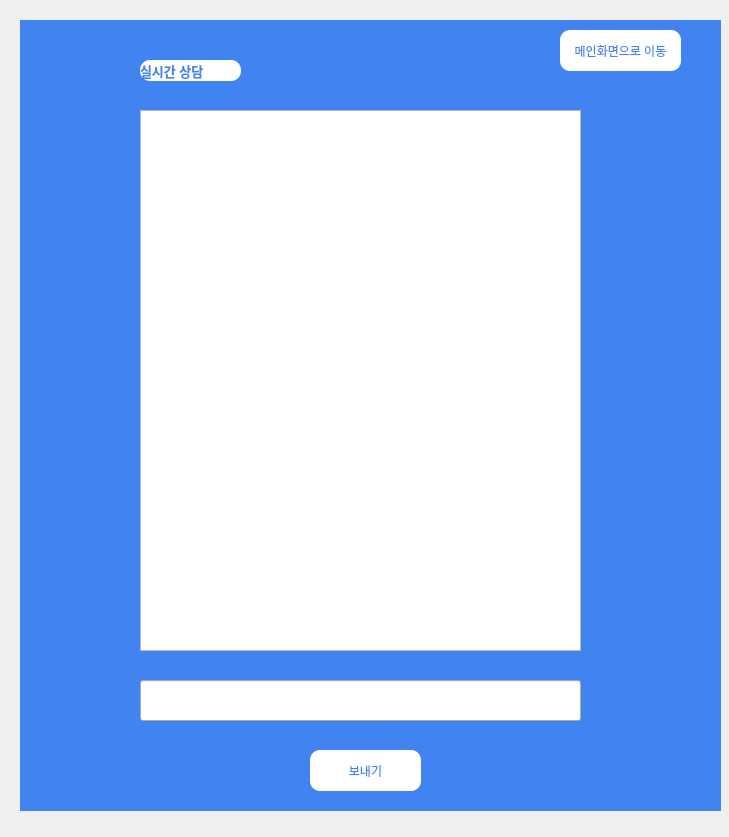
<?xml version="1.0" encoding="UTF-8"?>
<ui version="4.0">
 <class>Form</class>
 <widget class="QWidget" name="Form">
  <property name="geometry">
   <rect>
    <x>0</x>
    <y>0</y>
    <width>729</width>
    <height>837</height>
   </rect>
  </property>
  <property name="windowTitle">
   <string>Form</string>
  </property>
  <widget class="QStackedWidget" name="stackedWidget">
   <property name="geometry">
    <rect>
     <x>20</x>
     <y>20</y>
     <width>701</width>
     <height>791</height>
    </rect>
   </property>
   <property name="currentIndex">
    <number>5</number>
   </property>
   <widget class="QWidget" name="page">
    <widget class="QLabel" name="label">
     <property name="geometry">
      <rect>
       <x>160</x>
       <y>50</y>
       <width>371</width>
       <height>41</height>
      </rect>
     </property>
     <property name="text">
      <string>                                          회원가입</string>
     </property>
    </widget>
    <widget class="QLabel" name="label_2">
     <property name="geometry">
      <rect>
       <x>140</x>
       <y>210</y>
       <width>64</width>
       <height>15</height>
      </rect>
     </property>
     <property name="text">
      <string>ID</string>
     </property>
    </widget>
    <widget class="QLabel" name="label_3">
     <property name="geometry">
      <rect>
       <x>140</x>
       <y>300</y>
       <width>64</width>
       <height>15</height>
      </rect>
     </property>
     <property name="text">
      <string>PW</string>
     </property>
    </widget>
    <widget class="QLabel" name="label_4">
     <property name="geometry">
      <rect>
       <x>140</x>
       <y>380</y>
       <width>64</width>
       <height>15</height>
      </rect>
     </property>
     <property name="text">
      <string>PW look</string>
     </property>
    </widget>
    <widget class="QLineEdit" name="id_join">
     <property name="geometry">
      <rect>
       <x>310</x>
       <y>200</y>
       <width>201</width>
       <height>41</height>
      </rect>
     </property>
    </widget>
    <widget class="QLineEdit" name="ps_join">
     <property name="geometry">
      <rect>
       <x>310</x>
       <y>290</y>
       <width>201</width>
       <height>41</height>
      </rect>
     </property>
     <property name="echoMode">
      <enum>QLineEdit::Password</enum>
     </property>
    </widget>
    <widget class="QLineEdit" name="ps_look">
     <property name="geometry">
      <rect>
       <x>310</x>
       <y>370</y>
       <width>201</width>
       <height>41</height>
      </rect>
     </property>
     <property name="echoMode">
      <enum>QLineEdit::Password</enum>
     </property>
    </widget>
    <widget class="QPushButton" name="join_btn">
     <property name="geometry">
      <rect>
       <x>420</x>
       <y>640</y>
       <width>121</width>
       <height>61</height>
      </rect>
     </property>
     <property name="text">
      <string>join</string>
     </property>
    </widget>
    <widget class="QLabel" name="label_8">
     <property name="geometry">
      <rect>
       <x>140</x>
       <y>460</y>
       <width>64</width>
       <height>15</height>
      </rect>
     </property>
     <property name="text">
      <string>이름</string>
     </property>
    </widget>
    <widget class="QLineEdit" name="name_join">
     <property name="geometry">
      <rect>
       <x>310</x>
       <y>450</y>
       <width>201</width>
       <height>41</height>
      </rect>
     </property>
    </widget>
    <widget class="QPushButton" name="move_login">
     <property name="geometry">
      <rect>
       <x>10</x>
       <y>10</y>
       <width>93</width>
       <height>51</height>
      </rect>
     </property>
     <property name="text">
      <string>GO 로그인</string>
     </property>
    </widget>
    <widget class="QLabel" name="label_14">
     <property name="geometry">
      <rect>
       <x>140</x>
       <y>540</y>
       <width>64</width>
       <height>15</height>
      </rect>
     </property>
     <property name="text">
      <string>구분</string>
     </property>
    </widget>
    <widget class="QLineEdit" name="div_join">
     <property name="geometry">
      <rect>
       <x>310</x>
       <y>530</y>
       <width>201</width>
       <height>41</height>
      </rect>
     </property>
     <property name="placeholderText">
      <string>&quot;학생&quot;,&quot;선생님&quot; 입력하세요</string>
     </property>
    </widget>
   </widget>
   <widget class="QWidget" name="page_3">
    <widget class="QLabel" name="name_label">
     <property name="geometry">
      <rect>
       <x>490</x>
       <y>10</y>
       <width>141</width>
       <height>41</height>
      </rect>
     </property>
     <property name="text">
      <string>OOO님 반갑습니다</string>
     </property>
    </widget>
    <widget class="QPushButton" name="logout_btn">
     <property name="geometry">
      <rect>
       <x>610</x>
       <y>10</y>
       <width>75</width>
       <height>31</height>
      </rect>
     </property>
     <property name="text">
      <string>로그아웃</string>
     </property>
    </widget>
    <widget class="QPushButton" name="qna_btn">
     <property name="geometry">
      <rect>
       <x>20</x>
       <y>100</y>
       <width>75</width>
       <height>61</height>
      </rect>
     </property>
     <property name="text">
      <string>Q/A</string>
     </property>
    </widget>
    <widget class="QPushButton" name="study_btn">
     <property name="geometry">
      <rect>
       <x>110</x>
       <y>100</y>
       <width>75</width>
       <height>61</height>
      </rect>
     </property>
     <property name="text">
      <string>학습하기</string>
     </property>
    </widget>
    <widget class="QPushButton" name="chat_btn">
     <property name="geometry">
      <rect>
       <x>200</x>
       <y>100</y>
       <width>75</width>
       <height>61</height>
      </rect>
     </property>
     <property name="text">
      <string>상담하기</string>
     </property>
    </widget>
    <widget class="QPushButton" name="mypage_btn">
     <property name="geometry">
      <rect>
       <x>390</x>
       <y>10</y>
       <width>81</width>
       <height>31</height>
      </rect>
     </property>
     <property name="text">
      <string>마이페이지</string>
     </property>
    </widget>
    <widget class="QStackedWidget" name="stackedWidget_2">
     <property name="geometry">
      <rect>
       <x>30</x>
       <y>190</y>
       <width>641</width>
       <height>571</height>
      </rect>
     </property>
     <property name="currentIndex">
      <number>3</number>
     </property>
     <widget class="QWidget" name="page_4">
      <widget class="QListWidget" name="listWidget">
       <property name="geometry">
        <rect>
         <x>20</x>
         <y>90</y>
         <width>581</width>
         <height>281</height>
        </rect>
       </property>
      </widget>
      <widget class="QLineEdit" name="lineEdit">
       <property name="geometry">
        <rect>
         <x>20</x>
         <y>400</y>
         <width>481</width>
         <height>41</height>
        </rect>
       </property>
      </widget>
      <widget class="QPushButton" name="qna_send">
       <property name="geometry">
        <rect>
         <x>510</x>
         <y>400</y>
         <width>91</width>
         <height>41</height>
        </rect>
       </property>
       <property name="text">
        <string>전송</string>
       </property>
      </widget>
      <widget class="QLabel" name="label_10">
       <property name="geometry">
        <rect>
         <x>20</x>
         <y>60</y>
         <width>121</width>
         <height>16</height>
        </rect>
       </property>
       <property name="text">
        <string>무엇이든 물어보세요</string>
       </property>
      </widget>
     </widget>
     <widget class="QWidget" name="page_5"/>
     <widget class="QWidget" name="page_6">
      <widget class="QListWidget" name="listWidget_2">
       <property name="geometry">
        <rect>
         <x>20</x>
         <y>100</y>
         <width>581</width>
         <height>321</height>
        </rect>
       </property>
      </widget>
      <widget class="QLabel" name="label_9">
       <property name="geometry">
        <rect>
         <x>20</x>
         <y>60</y>
         <width>131</width>
         <height>16</height>
        </rect>
       </property>
       <property name="text">
        <string>선생님과 상담하기</string>
       </property>
      </widget>
      <widget class="QLineEdit" name="lineEdit_2">
       <property name="geometry">
        <rect>
         <x>20</x>
         <y>430</y>
         <width>481</width>
         <height>41</height>
        </rect>
       </property>
      </widget>
      <widget class="QPushButton" name="pushButton">
       <property name="geometry">
        <rect>
         <x>514</x>
         <y>430</y>
         <width>91</width>
         <height>41</height>
        </rect>
       </property>
       <property name="text">
        <string>전송</string>
       </property>
      </widget>
     </widget>
     <widget class="QWidget" name="page_7">
      <widget class="QLabel" name="label_11">
       <property name="geometry">
        <rect>
         <x>30</x>
         <y>40</y>
         <width>191</width>
         <height>16</height>
        </rect>
       </property>
       <property name="text">
        <string/>
       </property>
      </widget>
      <widget class="QLabel" name="label_12">
       <property name="geometry">
        <rect>
         <x>10</x>
         <y>50</y>
         <width>91</width>
         <height>31</height>
        </rect>
       </property>
       <property name="text">
        <string>나의 학습진도</string>
       </property>
      </widget>
      <widget class="QLabel" name="label_13">
       <property name="geometry">
        <rect>
         <x>10</x>
         <y>260</y>
         <width>121</width>
         <height>21</height>
        </rect>
       </property>
       <property name="text">
        <string>나의 포인트</string>
       </property>
      </widget>
     </widget>
    </widget>
   </widget>
   <widget class="QWidget" name="page_8">
    <widget class="QLabel" name="questions">
     <property name="geometry">
      <rect>
       <x>20</x>
       <y>390</y>
       <width>171</width>
       <height>41</height>
      </rect>
     </property>
     <property name="font">
      <font>
       <family>Calibri</family>
       <pointsize>14</pointsize>
      </font>
     </property>
     <property name="styleSheet">
      <string notr="true">color:rgb(255,255,255);
</string>
     </property>
     <property name="text">
      <string>문제 업데이트</string>
     </property>
    </widget>
    <widget class="QLabel" name="lack_part">
     <property name="geometry">
      <rect>
       <x>30</x>
       <y>80</y>
       <width>191</width>
       <height>41</height>
      </rect>
     </property>
     <property name="font">
      <font>
       <family>Calibri</family>
       <pointsize>14</pointsize>
      </font>
     </property>
     <property name="styleSheet">
      <string notr="true">color:rgb(255,255,255);
</string>
     </property>
     <property name="text">
      <string>학생별 점수 확인</string>
     </property>
    </widget>
    <widget class="QTableWidget" name="question_update_table">
     <property name="geometry">
      <rect>
       <x>40</x>
       <y>590</y>
       <width>631</width>
       <height>191</height>
      </rect>
     </property>
     <property name="sizeAdjustPolicy">
      <enum>QAbstractScrollArea::AdjustIgnored</enum>
     </property>
     <attribute name="horizontalHeaderStretchLastSection">
      <bool>true</bool>
     </attribute>
     <column>
      <property name="text">
       <string>문제</string>
      </property>
     </column>
     <column>
      <property name="text">
       <string>정답</string>
      </property>
     </column>
     <column>
      <property name="text">
       <string>문제유형</string>
      </property>
     </column>
    </widget>
    <widget class="QLineEdit" name="lineEdit_question">
     <property name="geometry">
      <rect>
       <x>100</x>
       <y>450</y>
       <width>571</width>
       <height>20</height>
      </rect>
     </property>
    </widget>
    <widget class="QLineEdit" name="lineEdit_answer">
     <property name="geometry">
      <rect>
       <x>100</x>
       <y>490</y>
       <width>113</width>
       <height>20</height>
      </rect>
     </property>
    </widget>
    <widget class="QLabel" name="label_15">
     <property name="geometry">
      <rect>
       <x>50</x>
       <y>450</y>
       <width>41</width>
       <height>21</height>
      </rect>
     </property>
     <property name="styleSheet">
      <string notr="true">color:rgb(255,255,255);
</string>
     </property>
     <property name="text">
      <string>문제</string>
     </property>
    </widget>
    <widget class="QLabel" name="label_16">
     <property name="geometry">
      <rect>
       <x>50</x>
       <y>490</y>
       <width>41</width>
       <height>21</height>
      </rect>
     </property>
     <property name="styleSheet">
      <string notr="true">color:rgb(255,255,255);
</string>
     </property>
     <property name="text">
      <string>정답</string>
     </property>
    </widget>
    <widget class="QLabel" name="label_17">
     <property name="geometry">
      <rect>
       <x>50</x>
       <y>530</y>
       <width>41</width>
       <height>21</height>
      </rect>
     </property>
     <property name="styleSheet">
      <string notr="true">color:rgb(255,255,255);
</string>
     </property>
     <property name="text">
      <string>유형</string>
     </property>
    </widget>
    <widget class="QLineEdit" name="lineEdit_kind">
     <property name="geometry">
      <rect>
       <x>100</x>
       <y>530</y>
       <width>113</width>
       <height>20</height>
      </rect>
     </property>
    </widget>
    <widget class="QPushButton" name="question_upload_btn">
     <property name="geometry">
      <rect>
       <x>330</x>
       <y>510</y>
       <width>111</width>
       <height>41</height>
      </rect>
     </property>
     <property name="styleSheet">
      <string notr="true">background-color:rgb(255,255,255);

color:rgb(65,131,240);
border-style: solid;
border-radius: 10px;</string>
     </property>
     <property name="text">
      <string>문제 올리기</string>
     </property>
    </widget>
    <widget class="QPushButton" name="main_btn">
     <property name="geometry">
      <rect>
       <x>550</x>
       <y>30</y>
       <width>121</width>
       <height>41</height>
      </rect>
     </property>
     <property name="styleSheet">
      <string notr="true">background-color:rgb(255,255,255);

color:rgb(65,131,240);
border-style: solid;
border-radius: 10px;</string>
     </property>
     <property name="text">
      <string>메인화면으로 이동</string>
     </property>
    </widget>
    <widget class="QTableWidget" name="grade_table_2">
     <property name="geometry">
      <rect>
       <x>30</x>
       <y>120</y>
       <width>641</width>
       <height>261</height>
      </rect>
     </property>
     <attribute name="horizontalHeaderStretchLastSection">
      <bool>true</bool>
     </attribute>
     <column>
      <property name="text">
       <string>학생</string>
      </property>
     </column>
     <column>
      <property name="text">
       <string>유형</string>
      </property>
     </column>
     <column>
      <property name="text">
       <string>맞힌문제수</string>
      </property>
     </column>
     <column>
      <property name="text">
       <string>총문항수</string>
      </property>
     </column>
     <column>
      <property name="text">
       <string>점수</string>
      </property>
     </column>
     <column>
      <property name="text">
       <string>시작</string>
      </property>
     </column>
     <column>
      <property name="text">
       <string>종료</string>
      </property>
     </column>
     <column>
      <property name="text">
       <string>소요시간</string>
      </property>
     </column>
     <column>
      <property name="text">
       <string>등급</string>
      </property>
     </column>
     <column>
      <property name="text">
       <string/>
      </property>
     </column>
    </widget>
    <widget class="QLabel" name="label_21">
     <property name="geometry">
      <rect>
       <x>0</x>
       <y>0</y>
       <width>851</width>
       <height>951</height>
      </rect>
     </property>
     <property name="styleSheet">
      <string notr="true">background-color:rgb(65,131,240);
color:white;
</string>
     </property>
     <property name="text">
      <string/>
     </property>
    </widget>
    <zorder>label_21</zorder>
    <zorder>questions</zorder>
    <zorder>lack_part</zorder>
    <zorder>question_update_table</zorder>
    <zorder>lineEdit_question</zorder>
    <zorder>lineEdit_answer</zorder>
    <zorder>label_15</zorder>
    <zorder>label_16</zorder>
    <zorder>label_17</zorder>
    <zorder>lineEdit_kind</zorder>
    <zorder>question_upload_btn</zorder>
    <zorder>main_btn</zorder>
    <zorder>grade_table_2</zorder>
   </widget>
   <widget class="QWidget" name="page_2">
    <widget class="QLabel" name="label_5">
     <property name="geometry">
      <rect>
       <x>340</x>
       <y>370</y>
       <width>81</width>
       <height>21</height>
      </rect>
     </property>
     <property name="styleSheet">
      <string notr="true">color:rgb(255,255,255);
</string>
     </property>
     <property name="text">
      <string>선생님 로그인</string>
     </property>
    </widget>
    <widget class="QLabel" name="label_6">
     <property name="geometry">
      <rect>
       <x>190</x>
       <y>430</y>
       <width>64</width>
       <height>15</height>
      </rect>
     </property>
     <property name="styleSheet">
      <string notr="true">color:rgb(255,255,255);
</string>
     </property>
     <property name="text">
      <string>ID</string>
     </property>
    </widget>
    <widget class="QLabel" name="label_7">
     <property name="geometry">
      <rect>
       <x>190</x>
       <y>510</y>
       <width>64</width>
       <height>15</height>
      </rect>
     </property>
     <property name="styleSheet">
      <string notr="true">color:rgb(255,255,255);
</string>
     </property>
     <property name="text">
      <string>PW</string>
     </property>
    </widget>
    <widget class="QLineEdit" name="id_2">
     <property name="geometry">
      <rect>
       <x>290</x>
       <y>430</y>
       <width>181</width>
       <height>31</height>
      </rect>
     </property>
    </widget>
    <widget class="QLineEdit" name="ps_2">
     <property name="geometry">
      <rect>
       <x>290</x>
       <y>510</y>
       <width>181</width>
       <height>31</height>
      </rect>
     </property>
     <property name="echoMode">
      <enum>QLineEdit::Password</enum>
     </property>
    </widget>
    <widget class="QPushButton" name="login_action">
     <property name="geometry">
      <rect>
       <x>220</x>
       <y>610</y>
       <width>121</width>
       <height>51</height>
      </rect>
     </property>
     <property name="styleSheet">
      <string notr="true">background-color:rgb(255,255,255);

color:rgb(65,131,240);
border-style: solid;
border-radius: 10px;</string>
     </property>
     <property name="text">
      <string>로그인</string>
     </property>
    </widget>
    <widget class="QPushButton" name="join_page">
     <property name="geometry">
      <rect>
       <x>360</x>
       <y>610</y>
       <width>121</width>
       <height>51</height>
      </rect>
     </property>
     <property name="styleSheet">
      <string notr="true">background-color:rgb(255,255,255);

color:rgb(65,131,240);
border-style: solid;
border-radius: 10px;</string>
     </property>
     <property name="text">
      <string>회원가입</string>
     </property>
    </widget>
    <widget class="QLabel" name="label_22">
     <property name="geometry">
      <rect>
       <x>-40</x>
       <y>-30</y>
       <width>851</width>
       <height>951</height>
      </rect>
     </property>
     <property name="styleSheet">
      <string notr="true">background-color:rgb(65,131,240);
color:white;
</string>
     </property>
     <property name="text">
      <string/>
     </property>
    </widget>
    <zorder>label_22</zorder>
    <zorder>label_5</zorder>
    <zorder>label_6</zorder>
    <zorder>label_7</zorder>
    <zorder>id_2</zorder>
    <zorder>ps_2</zorder>
    <zorder>login_action</zorder>
    <zorder>join_page</zorder>
   </widget>
   <widget class="QWidget" name="page_9">
    <widget class="QPushButton" name="lack_part_btn">
     <property name="geometry">
      <rect>
       <x>150</x>
       <y>260</y>
       <width>141</width>
       <height>41</height>
      </rect>
     </property>
     <property name="styleSheet">
      <string notr="true">background-color:rgb(255,255,255);

color:rgb(65,131,240);
border-style: solid;
border-radius: 10px;</string>
     </property>
     <property name="text">
      <string>학생별 점수확인</string>
     </property>
    </widget>
    <widget class="QPushButton" name="question_update_btn">
     <property name="geometry">
      <rect>
       <x>350</x>
       <y>260</y>
       <width>111</width>
       <height>41</height>
      </rect>
     </property>
     <property name="styleSheet">
      <string notr="true">background-color:rgb(255,255,255);

color:rgb(65,131,240);
border-style: solid;
border-radius: 10px;</string>
     </property>
     <property name="text">
      <string>문제 업데이트</string>
     </property>
    </widget>
    <widget class="QPushButton" name="qna_btn_2">
     <property name="geometry">
      <rect>
       <x>160</x>
       <y>350</y>
       <width>111</width>
       <height>41</height>
      </rect>
     </property>
     <property name="styleSheet">
      <string notr="true">background-color:rgb(255,255,255);

color:rgb(65,131,240);
border-style: solid;
border-radius: 10px;</string>
     </property>
     <property name="text">
      <string>Q/A 업데이트</string>
     </property>
    </widget>
    <widget class="QPushButton" name="chat_btn_2">
     <property name="geometry">
      <rect>
       <x>350</x>
       <y>350</y>
       <width>111</width>
       <height>41</height>
      </rect>
     </property>
     <property name="styleSheet">
      <string notr="true">background-color:rgb(255,255,255);

color:rgb(65,131,240);
border-style: solid;
border-radius: 10px;</string>
     </property>
     <property name="text">
      <string>실시간 학습상담</string>
     </property>
    </widget>
    <widget class="QLabel" name="label_19">
     <property name="geometry">
      <rect>
       <x>50</x>
       <y>40</y>
       <width>101</width>
       <height>51</height>
      </rect>
     </property>
     <property name="font">
      <font>
       <pointsize>11</pointsize>
      </font>
     </property>
     <property name="styleSheet">
      <string notr="true">background-color:rgb(255,255,255);

color:rgb(65,131,240);
border-style: solid;
border-radius: 10px;</string>
     </property>
     <property name="text">
      <string>교사 홈페이지</string>
     </property>
    </widget>
    <widget class="QTableWidget" name="qna_table">
     <property name="geometry">
      <rect>
       <x>70</x>
       <y>490</y>
       <width>531</width>
       <height>191</height>
      </rect>
     </property>
     <property name="selectionBehavior">
      <enum>QAbstractItemView::SelectRows</enum>
     </property>
     <property name="rowCount">
      <number>0</number>
     </property>
     <attribute name="horizontalHeaderStretchLastSection">
      <bool>true</bool>
     </attribute>
     <column>
      <property name="text">
       <string>학생</string>
      </property>
     </column>
     <column>
      <property name="text">
       <string>문의내용</string>
      </property>
     </column>
     <column>
      <property name="text">
       <string>답변</string>
      </property>
     </column>
    </widget>
    <widget class="QLabel" name="label_20">
     <property name="geometry">
      <rect>
       <x>70</x>
       <y>445</y>
       <width>261</width>
       <height>41</height>
      </rect>
     </property>
     <property name="font">
      <font>
       <weight>50</weight>
       <bold>false</bold>
      </font>
     </property>
     <property name="styleSheet">
      <string notr="true">background-color:rgb(255,255,255);

color:rgb(65,131,240);
border-style: solid;
border-radius: 10px;</string>
     </property>
     <property name="text">
      <string>[Q/A] 답변하실 문의내용을 클릭해주세요</string>
     </property>
    </widget>
    <widget class="QPushButton" name="answer_btn">
     <property name="geometry">
      <rect>
       <x>500</x>
       <y>700</y>
       <width>101</width>
       <height>31</height>
      </rect>
     </property>
     <property name="styleSheet">
      <string notr="true">background-color:rgb(255,255,255);

color:rgb(65,131,240);
border-style: solid;
border-radius: 10px;</string>
     </property>
     <property name="text">
      <string>답변 등록</string>
     </property>
    </widget>
    <widget class="QLineEdit" name="lineEdit_answer_2">
     <property name="geometry">
      <rect>
       <x>70</x>
       <y>700</y>
       <width>421</width>
       <height>31</height>
      </rect>
     </property>
    </widget>
    <widget class="QLabel" name="label_23">
     <property name="geometry">
      <rect>
       <x>-10</x>
       <y>-10</y>
       <width>851</width>
       <height>951</height>
      </rect>
     </property>
     <property name="styleSheet">
      <string notr="true">background-color:rgb(65,131,240);
color:white;
</string>
     </property>
     <property name="text">
      <string/>
     </property>
    </widget>
    <zorder>label_23</zorder>
    <zorder>lack_part_btn</zorder>
    <zorder>question_update_btn</zorder>
    <zorder>qna_btn_2</zorder>
    <zorder>chat_btn_2</zorder>
    <zorder>label_19</zorder>
    <zorder>qna_table</zorder>
    <zorder>label_20</zorder>
    <zorder>answer_btn</zorder>
    <zorder>lineEdit_answer_2</zorder>
   </widget>
   <widget class="QWidget" name="page_10">
    <widget class="QLineEdit" name="lineEdit_teacher_talk">
     <property name="geometry">
      <rect>
       <x>120</x>
       <y>660</y>
       <width>441</width>
       <height>41</height>
      </rect>
     </property>
    </widget>
    <widget class="QPushButton" name="send_btn">
     <property name="geometry">
      <rect>
       <x>290</x>
       <y>730</y>
       <width>111</width>
       <height>41</height>
      </rect>
     </property>
     <property name="styleSheet">
      <string notr="true">background-color:rgb(255,255,255);

color:rgb(65,131,240);
border-style: solid;
border-radius: 10px;</string>
     </property>
     <property name="text">
      <string>보내기</string>
     </property>
    </widget>
    <widget class="QLabel" name="label_18">
     <property name="geometry">
      <rect>
       <x>120</x>
       <y>40</y>
       <width>101</width>
       <height>21</height>
      </rect>
     </property>
     <property name="font">
      <font>
       <pointsize>10</pointsize>
       <weight>75</weight>
       <bold>true</bold>
      </font>
     </property>
     <property name="styleSheet">
      <string notr="true">background-color:rgb(255,255,255);

color:rgb(65,131,240);
border-style: solid;
border-radius: 10px;</string>
     </property>
     <property name="text">
      <string>실시간 상담</string>
     </property>
    </widget>
    <widget class="QPushButton" name="main_btn_2">
     <property name="geometry">
      <rect>
       <x>540</x>
       <y>10</y>
       <width>121</width>
       <height>41</height>
      </rect>
     </property>
     <property name="styleSheet">
      <string notr="true">background-color:rgb(255,255,255);

color:rgb(65,131,240);
border-style: solid;
border-radius: 10px;</string>
     </property>
     <property name="text">
      <string>메인화면으로 이동</string>
     </property>
    </widget>
    <widget class="QListWidget" name="chat_browser">
     <property name="geometry">
      <rect>
       <x>120</x>
       <y>90</y>
       <width>441</width>
       <height>541</height>
      </rect>
     </property>
    </widget>
    <widget class="QLabel" name="label_24">
     <property name="geometry">
      <rect>
       <x>-30</x>
       <y>-40</y>
       <width>851</width>
       <height>951</height>
      </rect>
     </property>
     <property name="styleSheet">
      <string notr="true">background-color:rgb(65,131,240);
color:white;
</string>
     </property>
     <property name="text">
      <string/>
     </property>
    </widget>
    <zorder>label_24</zorder>
    <zorder>lineEdit_teacher_talk</zorder>
    <zorder>send_btn</zorder>
    <zorder>label_18</zorder>
    <zorder>main_btn_2</zorder>
    <zorder>chat_browser</zorder>
   </widget>
  </widget>
 </widget>
 <resources/>
 <connections/>
</ui>
